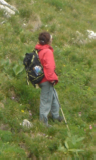
#> input picture input/Train_Positive/crop001030c.bmp, 96 x 160 px; its folder holds only this picture in this run
$ python main.py   (older library calls are emulated)
#> lines starting #> are read from the running program, lines starting #| are printed output that depends on the picture
import glob
import scipy.misc
import math
import numpy
import numpy as np
import array as arr
from numpy import exp, array, random, dot

#initialize the height and width of image and other global variables
we = 96  #
he = 160  #
cell_we = int(we/8)
cell_he = int(he/8)
pic_number = 0
inp=[]
ff=[]
test_feature = np.array([])
assign = 0
arr = []
hog_gen=[]

#initialize global numpy arrays used in the Canny Edge Detector
newgradientgx = np.zeros((he, we))
newgradientgy = np.zeros((he, we))
newgradientImage = np.zeros((he, we))
unsigned = np.zeros((he, we))
tan = np.zeros((he, we))
cell = np.zeros((cell_he, cell_we, 9))
block = np.zeros((cell_he, cell_we, 9))
training_set_inputs = np.empty((0,7524), int)

#function to perform Prewitt operator
def prewitt(b):
    gray_img = b
    #print("The values of the read image are ")
    #print(gray_img)

    # Prewitt Operator
    h, w = gray_img.shape
    # define filters
    horizontal = np.array([[-1, 0, 1], [-1, 0, 1], [-1, 0, 1]])
    vertical = np.array([[-1, -1, -1], [0, 0, 0], [1, 1, 1]])

    #offset each edge by 1
    for i in range(1, h - 1):
        for j in range(1, w - 1):
            horizontalGrad = (horizontal[0, 0] * gray_img[i - 1, j - 1]) + \
                             (horizontal[0, 1] * gray_img[i - 1, j]) + \
                             (horizontal[0, 2] * gray_img[i - 1, j + 1]) + \
                             (horizontal[1, 0] * gray_img[i, j - 1]) + \
                             (horizontal[1, 1] * gray_img[i, j]) + \
                             (horizontal[1, 2] * gray_img[i, j + 1]) + \
                             (horizontal[2, 0] * gray_img[i + 1, j - 1]) + \
                             (horizontal[2, 1] * gray_img[i + 1, j]) + \
                             (horizontal[2, 2] * gray_img[i + 1, j + 1])

            verticalGrad = (vertical[0, 0] * gray_img[i - 1, j - 1]) + \
                           (vertical[0, 1] * gray_img[i - 1, j]) + \
                           (vertical[0, 2] * gray_img[i - 1, j + 1]) + \
                           (vertical[1, 0] * gray_img[i, j - 1]) + \
                           (vertical[1, 1] * gray_img[i, j]) + \
                           (vertical[1, 2] * gray_img[i, j + 1]) + \
                           (vertical[2, 0] * gray_img[i + 1, j - 1]) + \
                           (vertical[2, 1] * gray_img[i + 1, j]) + \
                           (vertical[2, 2] * gray_img[i + 1, j + 1])

            newgradientgx[i, j] = round(horizontalGrad)
            newgradientgy[i, j] = round(verticalGrad)

            if(newgradientgx[i,j]==0):
                tan[i,j]=90.00
            elif (newgradientgx[i, j] == 0 and newgradientgy[i, j] == 0):
                tan[i, j] = 0.00
            else:
                tan[i,j]=math.degrees(math.atan(newgradientgy[i,j]/newgradientgx[i,j]))
                if (tan[i,j]<0):
                    tan[i,j]= tan[i,j] + 360

            mag = np.sqrt(pow(horizontalGrad, 2.0) + pow(verticalGrad, 2.0))
            newgradientImage[i, j] = mag


#function to extrcat HOG features
def hog(b):
    global hog_gen
    global training_set_inputs
    global arr
    global test_feature
    image = b
    for i in range(1, he - 1):
        for j in range(1, we - 1):
            if (tan[i,j] >= 180 and tan[i,j] < 360):
                unsigned[i, j] = tan[i, j] - 180
            else:
                unsigned[i, j] = tan[i, j]

    #Create cells
    for i in range(1, cell_he + 1):
        for j in range(1, cell_we + 1):
            x_flag=(i * 8) - 8
            y_flag = (j * 8) - 8
            for x in range(x_flag, x_flag + 8):
                for y in range(y_flag, y_flag + 8):

                    #Storing bin values
                    if (tan[x, y] >= 0 and tan[x, y] < 20):
                        ratio = ((20 - tan[x, y])/20.0)
                        cell[i - 1, j - 1, 0] = cell[i - 1, j - 1, 1] + (ratio * newgradientImage[x, y])
                        cell[i - 1, j - 1, 1] = cell[i - 1, j - 1, 1] + ((1 - ratio) * newgradientImage[x, y])

                    if (tan[x, y] >= 20 and tan[x, y] < 40):
                        ratio = ((40 - tan[x, y])/20.0)
                        cell[i - 1, j - 1, 1] = cell[i - 1, j - 1, 1] + (ratio * newgradientImage[x, y])
                        cell[i - 1, j - 1, 2] = cell[i - 1, j - 1, 1] + ((1 - ratio) * newgradientImage[x, y])

                    if (tan[x, y] >= 40 and tan[x, y] < 60):
                        ratio = ((60 - tan[x, y]) / 20.0)
                        cell[i - 1, j - 1, 2] = cell[i - 1, j - 1, 1] + (ratio * newgradientImage[x, y])
                        cell[i - 1, j - 1, 3] = cell[i - 1, j - 1, 1] + ((1 - ratio) * newgradientImage[x, y])

                    if (tan[x, y] >= 60 and tan[x, y] < 80):
                        ratio = ((80 - tan[x, y]) / 20.0)
                        cell[i - 1, j - 1, 3] = cell[i - 1, j - 1, 1] + (ratio * newgradientImage[x, y])
                        cell[i - 1, j - 1, 4] = cell[i - 1, j - 1, 1] + ((1 - ratio) * newgradientImage[x, y])

                    if (tan[x, y] >= 80 and tan[x, y] < 100):
                        ratio = ((100 - tan[x, y]) / 20.0)
                        cell[i - 1, j - 1, 4] = cell[i - 1, j - 1, 1] + (ratio * newgradientImage[x, y])
                        cell[i - 1, j - 1, 5] = cell[i - 1, j - 1, 1] + ((1 - ratio) * newgradientImage[x, y])

                    if (tan[x, y] >= 100 and tan[x, y] < 120):
                        ratio = ((120 - tan[x, y]) / 20.0)
                        cell[i - 1, j - 1, 5] = cell[i - 1, j - 1, 1] + (ratio * newgradientImage[x, y])
                        cell[i - 1, j - 1, 6] = cell[i - 1, j - 1, 1] + ((1 - ratio) * newgradientImage[x, y])

                    if (tan[x, y] >= 120 and tan[x, y] < 140):
                        ratio = ((140 - tan[x, y]) / 20.0)
                        cell[i - 1, j - 1, 6] = cell[i - 1, j - 1, 1] + (ratio * newgradientImage[x, y])
                        cell[i - 1, j - 1, 7] = cell[i - 1, j - 1, 1] + ((1 - ratio) * newgradientImage[x, y])

                    if (tan[x, y] >= 140 and tan[x, y] < 160):
                        ratio = ((160 - tan[x, y]) / 20.0)
                        cell[i - 1, j - 1, 7] = cell[i - 1, j - 1, 1] + (ratio * newgradientImage[x, y])
                        cell[i - 1, j - 1, 8] = cell[i - 1, j - 1, 1] + ((1 - ratio) * newgradientImage[x, y])

                    if (tan[x, y] >= 160 and tan[x, y] < 180):
                        ratio = ((140 - tan[x, y]) / 20.0)
                        cell[i - 1, j - 1, 8] = cell[i - 1, j - 1, 1] + (ratio * newgradientImage[x, y])
                        cell[i - 1, j - 1, 0] = cell[i - 1, j - 1, 1] + ((1 - ratio) * newgradientImage[x, y])

    #L2 Normalization of each block
    final_feature = np.array([])
    temp = np.array([])
    temp2 = 0
    count=0
    for i in range(0, cell_he-1):
        for j in range(0, cell_we-1):
            for k in range(0, 9):
                temp = numpy.append(temp, cell[i,j,k])
            for k in range(0, 9):
                temp = numpy.append(temp, cell[i + 1, j, k])
            for k in range(0, 9):
                temp = numpy.append(temp, cell[i, j + 1, k])
            for k in range(0, 9):
                temp = numpy.append(temp, cell[i+1, j+1, k])
            for k in range(0,36):
                temp2 = temp2 + (temp[k]*temp[k])
                #print(temp2)
            normalization_factor = math.sqrt(temp2)

            #Normalize each pixel
            temp = np.divide(temp, float(normalization_factor))
            final_feature = numpy.append(final_feature, temp)
            temp2 = 0
            temp = np.zeros(0)

    test_feature = final_feature
    numpy.savetxt('working_files/final_features.txt', final_feature, delimiter=',', fmt='%f')
    training_set_inputs = np.append(training_set_inputs, np.array([final_feature.flatten()]) , axis=0)


#Defining the Neural Network Architecture
class NeuronLayer():
    def __init__(self, number_of_neurons, number_of_inputs_per_neuron):
        self.synaptic_weights = 2 * random.random((number_of_inputs_per_neuron, number_of_neurons)) - 1

class NeuralNetwork():
    def __init__(self, layer1, layer2):
        self.layer1 = layer1
        self.layer2 = layer2

    #Define the required activation functions
    def __sigmoid(self, x):
        return 1 / (1 + exp(-x))

    def __sigmoid_derivative(self, x):
        return x * (1 - x)

    def __relu(self, x):
        return np.maximum(x, 0)

    def __relu_derivative(self, x):
        return 1. * (x > 0)

    # Training of the Neural Network
    def train(self, training_set_inputs, training_set_outputs, number_of_training_iterations):
        for iteration in range(number_of_training_iterations):
            # Use the training set
            output_from_layer_1, output_from_layer_2 = self.predict(training_set_inputs)

            # Calculation of error in second layer
            layer2_error = training_set_outputs - output_from_layer_2
            layer2_delta = layer2_error * self.__sigmoid_derivative(output_from_layer_2)

            # Calculation of error in first layer
            layer1_error = layer2_delta.dot(self.layer2.synaptic_weights.T)
            layer1_delta = layer1_error * self.__sigmoid_derivative(output_from_layer_1)

            #Adjustment of weight
            layer1_adjustment = training_set_inputs.T.dot(layer1_delta)
            layer2_adjustment = output_from_layer_1.T.dot(layer2_delta)
            self.layer1.synaptic_weights = self.layer1.synaptic_weights + layer1_adjustment
            self.layer2.synaptic_weights = self.layer2.synaptic_weights + layer2_adjustment

    #Function to initialize the neural network
    def predict(self, inputs):
        output_from_layer1 = self.__sigmoid(dot(inputs, self.layer1.synaptic_weights))
        output_from_layer2 = self.__sigmoid(dot(output_from_layer1, self.layer2.synaptic_weights))
        return output_from_layer1, output_from_layer2

#Driver Program
print("Generating HOG for Positive Dataset")
for filepath in glob.iglob('input/Train_Positive/*.bmp'):
    i = filepath[21:]
    print(i)
    indimage = scipy.misc.imread(filepath)
#> indimage is the input picture: shape (160, 96, 3); mean R, G, B 119.1, 122.6, 70.3

    #Split the numpy array into RGB channels
    red=indimage[:,:,0]
    green=indimage[:,:,1]
    blue=indimage[:,:,2]
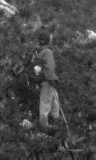
#> blue: shape (160, 96); min 17, max 247, mean 70.3
    grey = (0.299 * red) + (0.587 * green) + (0.114 * blue)
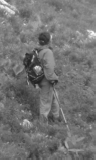
#> grey: shape (160, 96) float64; min 32.96, max 250.4, mean 115.6
    scipy.misc.imsave('working_files/test_grey.bmp', grey)
    prewitt(grey)
#> after the loop in prewitt, `for i in range(1, h - 1):`:
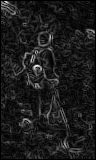
#> newgradientImage: shape (160, 96) float64; min 0, max 429.3, mean 47.5; drawn with min black and max white
#> after the loop in prewitt, `for i in range(1, h - 1):`:
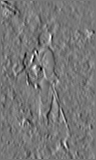
#> newgradientgx: shape (160, 96) float64; min -287, max 326, mean 0.3; drawn with min black and max white
#> after the loop in prewitt, `for i in range(1, h - 1):`:
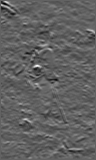
#> newgradientgy: shape (160, 96) float64; min -267, max 426, mean -1.1; drawn with min black and max white
#> after the loop in prewitt, `for i in range(1, h - 1):`:
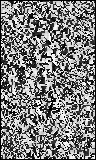
#> tan: shape (160, 96) float64; min 0, max 359.6, mean 177.6; drawn with min black and max white
    scipy.misc.imsave('train/train_xgrad' + i, newgradientgx)
    scipy.misc.imsave('train/train_ygrad' + i, newgradientgy)
    scipy.misc.imsave('train/train_mag' + i, newgradientImage)
    hog(newgradientImage)
#> after the loop in hog, `for i in range(1, he - 1):`:
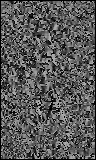
#> unsigned: shape (160, 96) float64; min 0, max 179.6, mean 88.1

    numpy.savetxt('train/hog_' + i + '.csv', test_feature, delimiter=",")

    pic_number = pic_number + 1

print("Generating HOG for Negative Dataset")
for filepath in glob.iglob('input/Train_Negative/*.bmp'):
    i = filepath[21:]
    print(i)
    indimage = scipy.misc.imread(filepath)

    # Split the numpy array into RGB channels
    red = indimage[:, :, 0]
    green = indimage[:, :, 1]
    blue = indimage[:, :, 2]
    grey = (0.299 * red) + (0.587 * green) + (0.114 * blue)
    scipy.misc.imsave('working_files/test_grey.bmp', grey)
    prewitt(grey)
    scipy.misc.imsave('train/train_xgrad' + i, newgradientgx)
    scipy.misc.imsave('train/train_ygrad' + i, newgradientgy)
    scipy.misc.imsave('train/train_mag' + i, newgradientImage)
    hog(newgradientImage)
    pic_number = pic_number + 1

print(training_set_inputs)
print(np.shape(training_set_inputs))

#Seed the random number generator
random.seed(1)

# Create layer 1 (250 neurons, each with 7254 inputs)
layer1 = NeuronLayer(250, 7524)

# Create layer 2 (a single output neuron with 250 inputs)
layer2 = NeuronLayer(1, 250)

# Layers are combined
neural_network = NeuralNetwork(layer1, layer2)

# Define the output values for the training data
training_set_outputs = array([[1, 1, 1, 1, 1, 1, 1, 1, 1, 1, 0, 0, 0, 0, 0, 0 ,0 ,0 ,0 ,0]]).T

# Neural Network is trained using the training input and output with 10000 iterations
neural_network.train(training_set_inputs, training_set_outputs, 10000)
#> (the run stopped early here; a loop or call above may not have finished)

$ run again, on input/Train_Positive/crop001500b.bmp
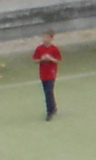
#> input picture input/Train_Positive/crop001500b.bmp, 96 x 160 px
#> indimage is the input picture: shape (160, 96, 3); mean R, G, B 140, 138.7, 117.9
#> after the loop in prewitt, `for i in range(1, h - 1):`:
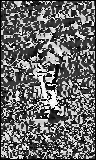
#> tan: shape (160, 96) float64; min 0, max 359.7, mean 147.7; drawn with min black and max white
#> after the loop in hog, `for i in range(1, he - 1):`:
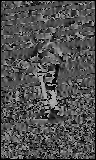
#> unsigned: shape (160, 96) float64; min 0, max 179.7, mean 81.1
